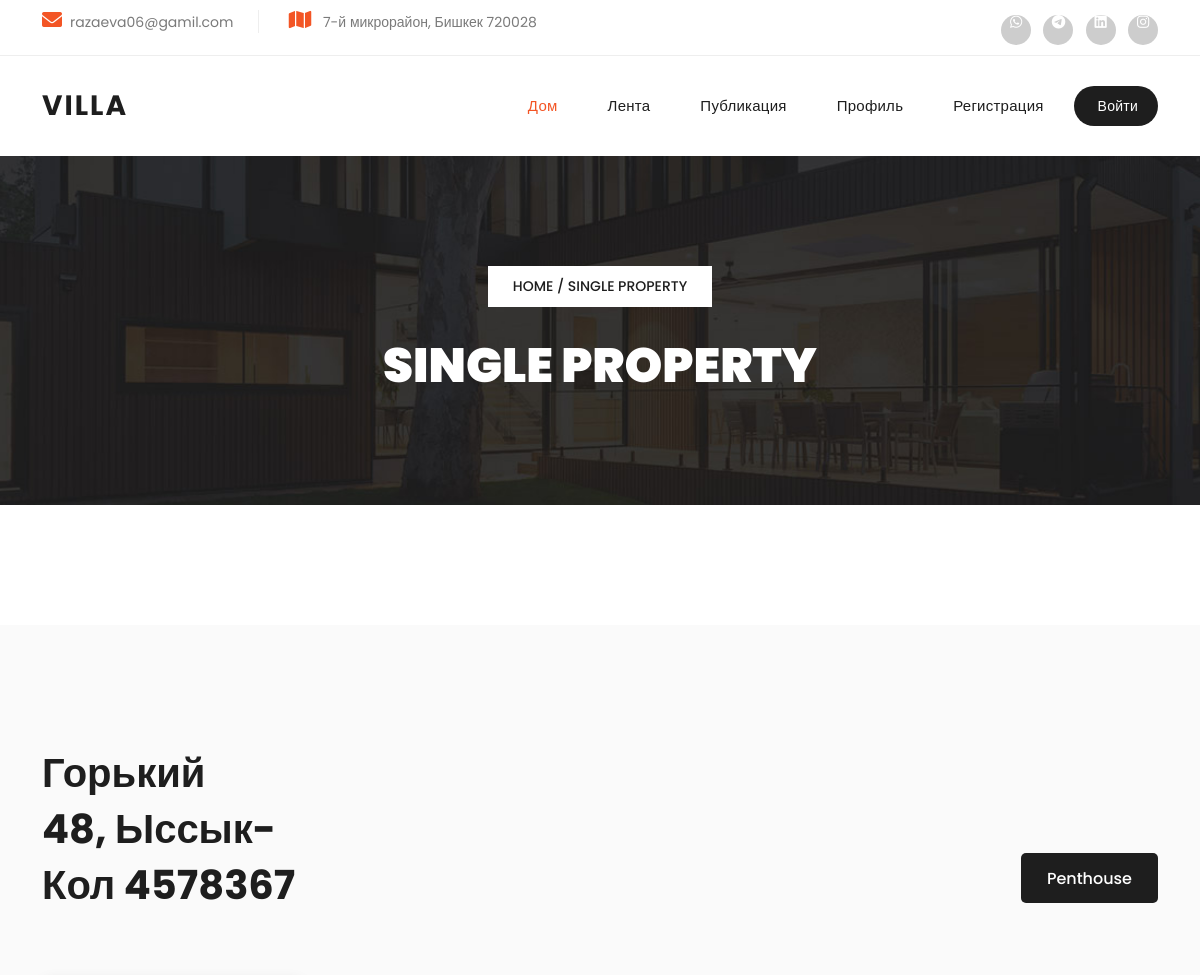
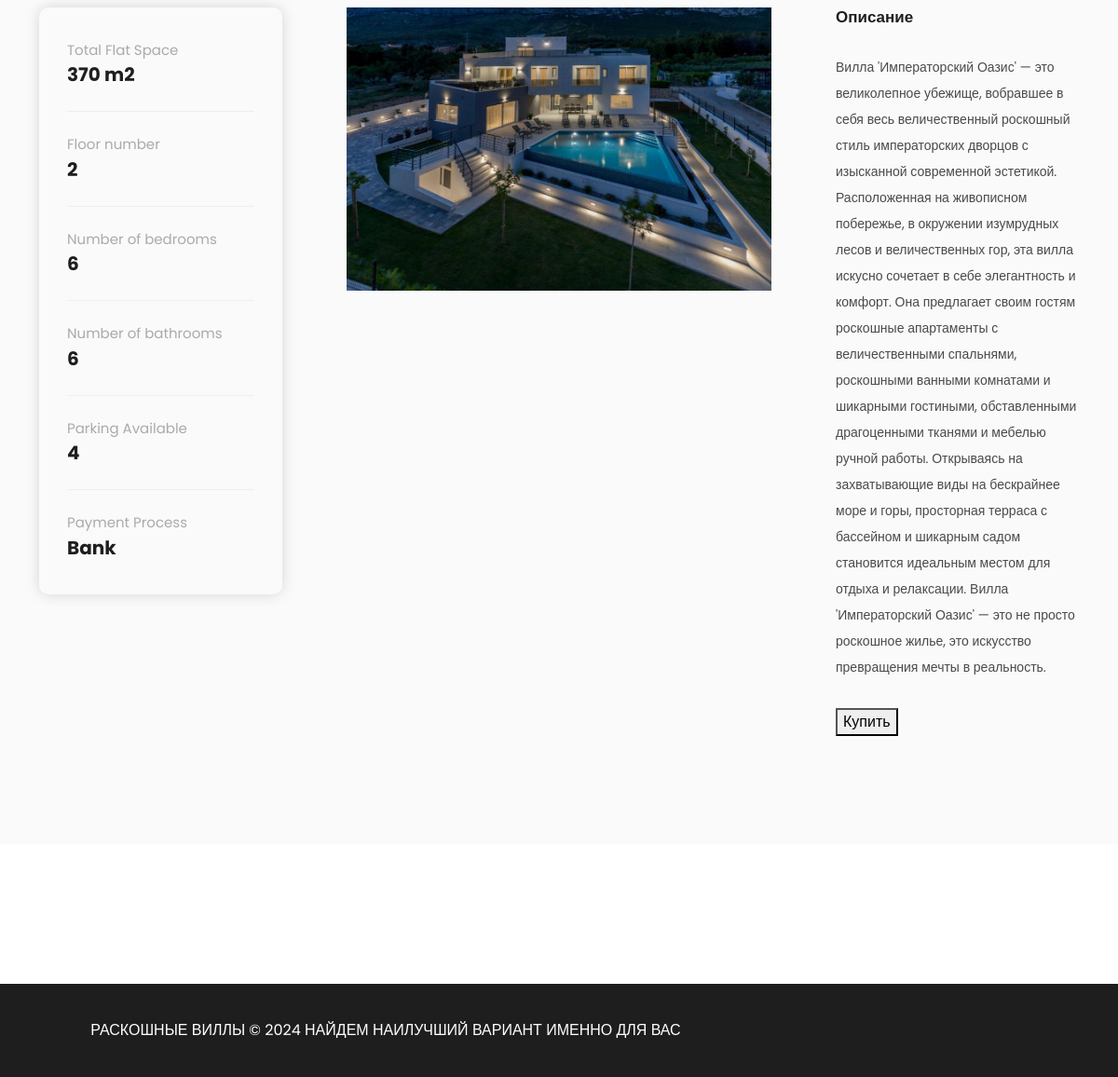
The app's page /house_detail/1 with its own data (2 pictures, top to bottom).
### app/models.py (models this page shows, shortened)
class House(models.Model):
    category = models.ForeignKey(
        Category,
        on_delete=models.CASCADE
    )
    address = models.CharField(
        max_length=299
    )
    region = models.CharField(
        max_length=123
    )
    post_code = models.CharField(
        max_length=55
    )
    image = models.ImageField(
        upload_to='media/villa'
    )
    area = models.CharField(
        max_length=17
    )
    floor = models.PositiveIntegerField()
    bedroom = models.PositiveIntegerField()
    bathroom = models.PositiveIntegerField()
    parking_lot = models.PositiveIntegerField()
    description = models.TextField()
    is_security = models.BooleanField(
        default=False
    )
    authorization_type = models.PositiveIntegerField(
        choices=(
            (1, 'Белая книга'),
            (2, 'Зеленая книга'),
            (3, 'Красная книга'),
            (4, 'Для аренды'),
        )
    )
    payment_method = models.ForeignKey(
        'PaymentMethod',
        on_delete=models.CASCADE
    )
    price = models.DecimalField(
        max_digits=12,
        decimal_places=2,
        default=0.00,
    )
    created_date = models.DateTimeField(
        auto_now_add=True
    )
    update_date = models.DateTimeField(
        auto_now=True
    )
    is_active = models.BooleanField(
        default=True
    )
    slug = models.SlugField(unique=True, blank=True, null=True)

class PaymentMethod(models.Model):
    title = models.CharField(
        max_length=123
    )
    def __str__(self):
        return self.title

### app/views.py (the view, shortened to what this page needs)
# urls.py: path('house_detail/<int:pk>', views.house_detail_view, name='house_detail'),
def house_detail_view(request, pk):
    house = House.objects.filter(id=pk).first()
    return render(request, 'app/house_detail.html', {'house': house})

### app/templates/app/house_detail.html (shortened to what this page needs)
{% extends 'base.html' %}
{% load static %}
{% block content %}
  <div class="page-heading header-text">
    <div class="container">
      <div class="row">
        <div class="col-lg-12">
          <span class="breadcrumb"><a href="#">Home</a>  /  Single Property</span>
          <h3>Single Property</h3>
        </div>
      </div>
    </div>
  </div>
  <div class="section best-deal">
    <div class="container">
      <div class="row">
        <div class="col-lg-4">
          <div class="section-heading">
            <h2>{{ house.address }},&nbsp;{{ house.region }}&nbsp;{{ house.post_code }}</h2>
          </div>
        </div>
        <div class="col-lg-12">
          <div class="tabs-content">
            <div class="row">
              <div class="nav-wrapper ">
                <ul class="nav nav-tabs" role="tablist">
                  <li class="nav-item" role="presentation">
                    <button class="nav-link" id="penthouse-tab" data-bs-toggle="tab" data-bs-target="#penthouse" type="button" role="tab" aria-controls="penthouse" aria-selected="false">Penthouse</button>
                  </li>
                </ul>
              </div>
              <div class="tab-content" id="myTabContent">
                <div class="tab-pane fade show active" id="appartment" role="tabpanel" aria-labelledby="appartment-tab">
                  <div class="row">
                    <div class="col-lg-3">
                      <div class="info-table">
                        <ul>
                          <li>Total Flat Space <span>{{ house.area }} m2</span></li>
                          <li>Floor number <span>{{ house.floor }}</span></li>
                          <li>Number of bedrooms <span>{{ house.bedroom }}</span></li>
                          <li>Number of bathrooms <span>{{ house.bathroom }}</span></li>
                          <li>Parking Available <span>{{ house.parking_lot }}</span></li>
                          <li>Payment Process <span>{{ house.payment_method }}</span></li>
                        </ul>
                      </div>
                    </div>
                    <div class="col-lg-6">
                      <img src="{{ house.image.url }}" alt="">
                    </div>
                    <div class="col-lg-3">
                      <h4>Описание</h4>
                      <p>{{ house.description }}</p>
                      <div class="icon-button">
                        <form method="post" action="{% url 'house_detail' pk=house.pk %}">
                            <button type="submit" name="buy">Купить</button>
                        </form>
                      </div>
                    </div>
                  </div>
                </div>
              </div>
            </div>
          </div>
        </div>
      </div>
    </div>
  </div>
  </body>
{% endblock %}

### static/assets/css/templatemo-villa-agency.css (style rules this page uses)
html, body, div, span, applet, object, iframe, h1, h2, h3, h4, h5, h6, p, blockquote, div pre, a, abbr, acronym, address, big, cite, code, del, dfn, em, font, img, ins, kbd, q, s, samp, small, strike, strong, sub, sup, tt, var, b, u, i, center, dl, dt, dd, ol, ul, li, figure, header, nav, section, article, aside, footer, figcaption { margin: 0; padding: 0; border: 0; outline: 0; }
ul, li { padding: 0; margin: 0; list-style: none; }
* { box-sizing: border-box; }
html, body { font-family: 'Poppins', sans-serif; -ms-text-size-adjust: 100%; -webkit-font-smoothing: antialiased; -moz-osx-font-smoothing: grayscale; }
a { text-decoration: none !important; }
h1, h2, h3, h4, h5, h6 { color: #1e1e1e; margin-top: 0px; margin-bottom: 0px; font-weight: 700; }
ul { margin-bottom: 0px; }
p { font-size: 14px; line-height: 28px; color: #4a4a4a; }
img { width: 100%; overflow: hidden; }
html, body { font-family: 'Poppins', sans-serif; }
.section { margin-top: 120px; }
.section-heading { margin-bottom: 70px; }
.section-heading h2 { font-size: 40px; font-weight: 700; text-transform: capitalize; margin-top: 20px; line-height: 56px; }
.best-deal { background-color: #fafafa; padding: 100px 0px; }
.best-deal .tab-content img { padding: 0px 45px; }
.best-deal .tabs-content .nav-link { font-size: 16px; font-weight: 500; background-color: #1e1e1e !important; border-radius: 5px; height: 50px; line-height: 50px; display: inline-block; padding: 0px 25px; color: #fff; }
.best-deal .tabs-content ul.nav-tabs { border-bottom: none !important; margin-bottom: 80px; align-items: end; justify-content: end; margin-top: -130px; }
.best-deal .tabs-content ul.nav-tabs li { padding-right: 0px; border-right: none; margin-left: 20px; }
.best-deal .info-table { border-radius: 10px; box-shadow: 0px 0px 15px rgba(0, 0, 0, 0.15); padding: 35px 30px; }
.best-deal .info-table ul li { display: block; margin-bottom: 24px; padding-bottom: 24px; border-bottom: 1px solid #eee; text-align: left; font-size: 15px; color: #aaa; font-weight: 400; }
.best-deal .info-table ul li:last-child { border-bottom: none; padding-bottom: 0; margin-bottom: 0; }
.best-deal .info-table ul li span { font-size: 20px; color: #1e1e1e; font-weight: 700; float: right; display: inline-block; }
.best-deal .tabs-content { padding: 0px; background-color: transparent; }
.best-deal .tabs-content h4 { font-size: 17px; font-weight: 600; margin-bottom: 30px; }
.best-deal .icon-button { margin-top: 30px; }
.page-heading { background-image: url(../images/page-heading-bg.jpg); background-position: center bottom; background-repeat: no-repeat; background-size: cover; padding: 110px 0px; text-align: center; }
.page-heading span { background-color: #fff; color: #1e1e1e; font-size: 14px; font-weight: 500; text-transform: uppercase; padding: 10px 25px; display: inline-block; margin-bottom: 30px; }
.page-heading span a { color: #1e1e1e; }
.page-heading h3 { font-size: 48px; font-weight: 900; text-transform: uppercase; color: #fff; }
body { overflow-x: hidden; }
@media (max-width: 1200px) { .best-deal .info-table ul li span { float: none; width: 100%; } }

### records on screen
House: address "Горький 48", region "Ыссык-Кол", post_code "4578367", area "370", floor "2", bedroom "6", bathroom "6", parking_lot "4", payment_method "Bank", image (picture), description "Вилла 'Императорский Оазис' — это великолепное убежище, вобравшее в себя весь величественный роскошный стиль императорских дворцов с изысканной современной эстетикой. Расположенная на живописном побережье, в окружении изумрудных лесов и величественных гор, эта вилла искусно сочетает в себе элегантность и комфорт. Она предлагает своим гостям роскошные апартаменты с величественными спальнями, роскошными ванными комнатами и шикарными гостиными, обставленными драгоценными тканями и мебелью ручной работы. Открываясь на захватывающие виды на бескрайнее море и горы, просторная терраса с бассейном и шикарным садом становится идеальным местом для отдыха и релаксации. Вилла 'Императорский Оазис' —…"
